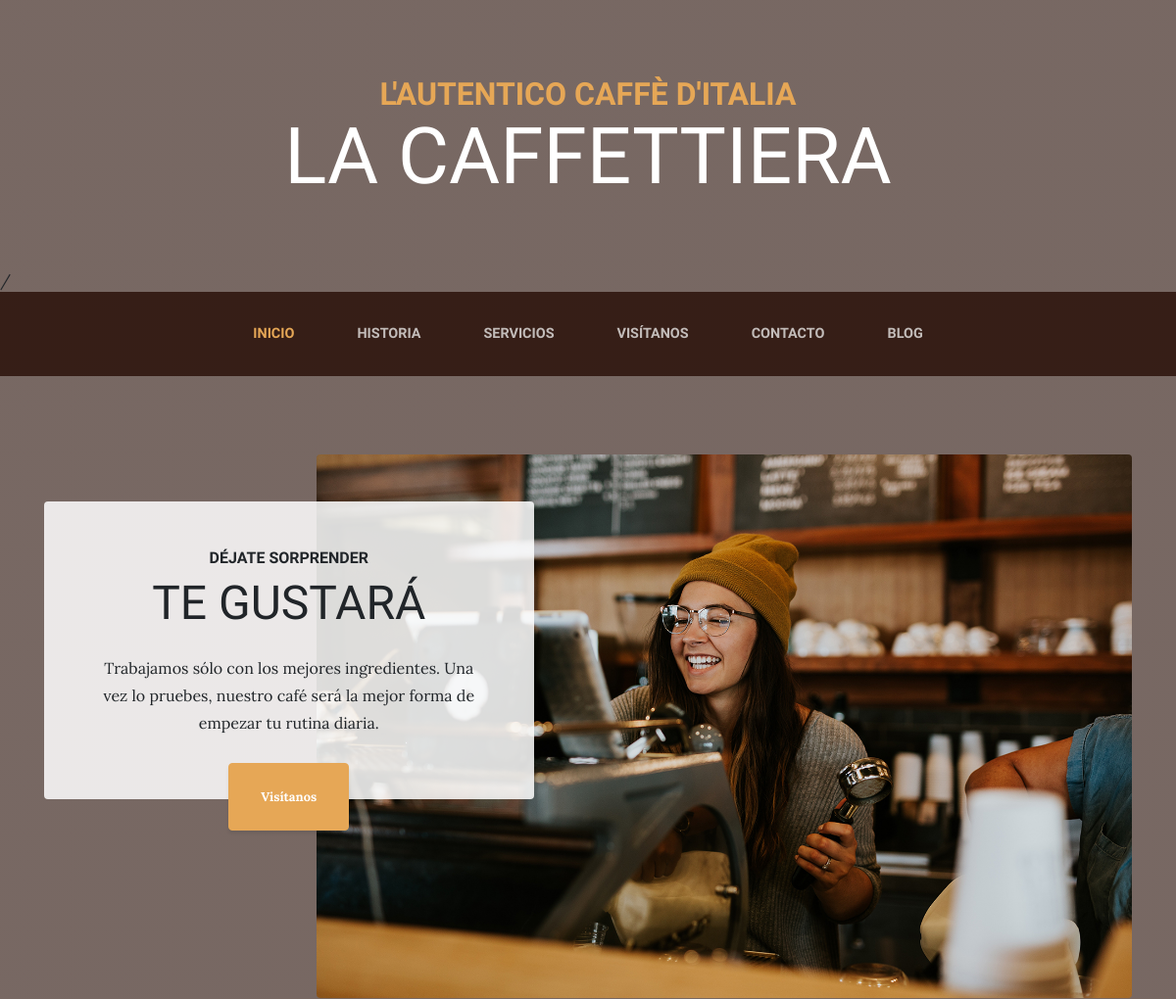
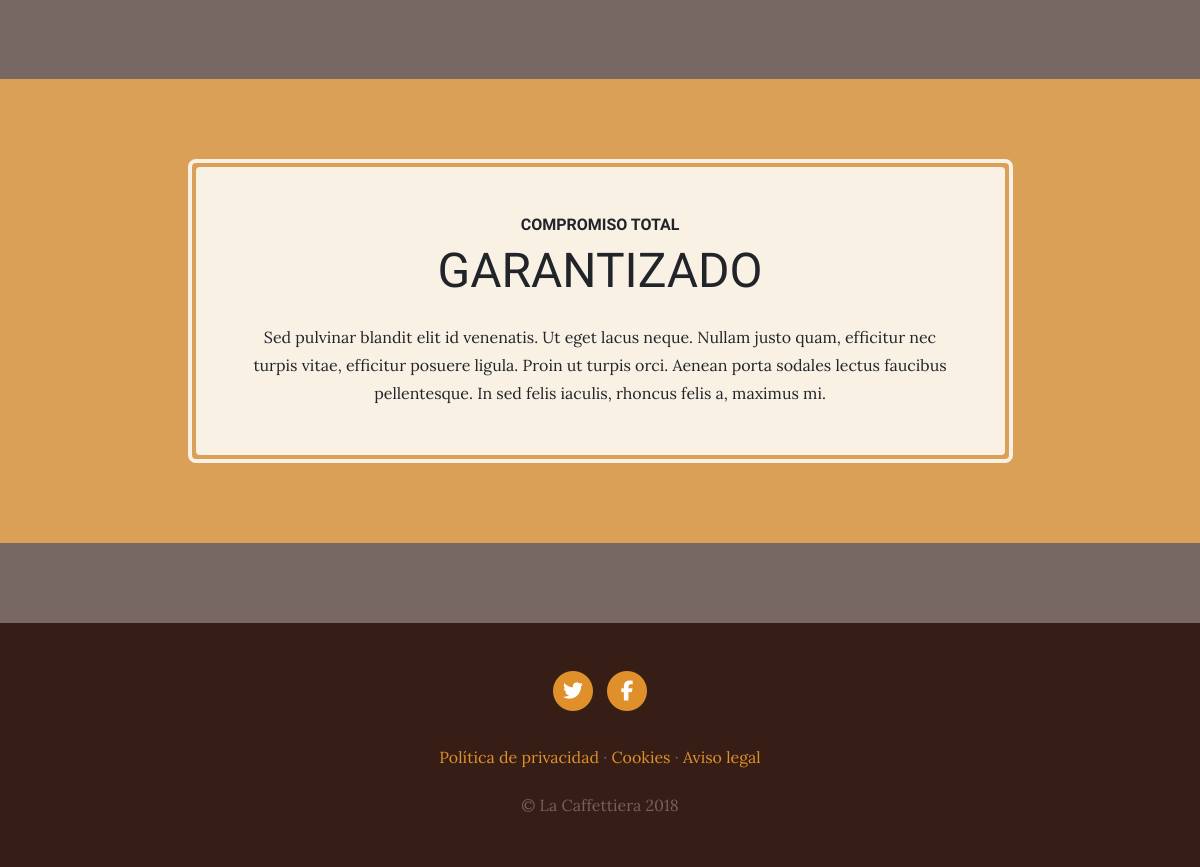
The page / on the database its author committed (2 pictures, top to bottom).
### pages/models.py (models this page shows, shortened)
class Page(models.Model):
    title = models.CharField(max_length = 200, verbose_name = 'Título')
    content = RichTextField(verbose_name = 'Contenido')
    order = models.SmallIntegerField(default = 0, verbose_name = 'Orden')
    created = models.DateTimeField(auto_now_add=True, verbose_name = 'Fecha de creación')
    updated = models.DateTimeField(auto_now=True, verbose_name = 'Fecha de edición')
    class Meta:
        verbose_name = 'Página'
        verbose_name_plural = 'Páginas'
        ordering = ['order', 'title'] # el guión es inverso

### core/views.py (the view)
# urls.py: path('', core_views.home, name='home'),
def home(request):
    return render(request, 'core/home.html')

### pages/templatetags/pages_extras.py (called while the page is built)
@register.simple_tag
def get_page_list():
    pages = Page.objects.all()
    return pages

### social/processors.py (called while the page is built)
def ctx_dict(request):
    ctx = {}
    links = Link.objects.all()
    for link in links:
        ctx[link.key] = link.url
    return ctx

### core/templates/core/home.html (shortened to what this page needs)
{% extends "core/base.html" %}
{% block content %}
<section class="page-section clearfix">
    <div class="container">
      <div class="intro">
        {% load static %}
        <img class="intro-img img-fluid mb-3 mb-lg-0 rounded" src="{% static 'core/img/intro.jpg' %}" alt="">
        <div class="intro-text left-0 text-center bg-faded p-5 rounded">
          <h2 class="section-heading mb-4">
            <span class="section-heading-upper">Déjate sorprender</span>
            <span class="section-heading-lower">Te gustará</span>
          </h2>
          <p class="mb-3">Trabajamos sólo con los mejores ingredientes. Una vez lo pruebes, nuestro café será la mejor forma de empezar tu rutina diaria.
          </p>
          <div class="intro-button mx-auto">
            <a class="btn btn-primary btn-xl" href="{% url 'store' %}">Visítanos</a>
          </div>
        </div>
      </div>
    </div>
  </section>
  <section class="page-section cta">
    <div class="container">
      <div class="row">
        <div class="col-xl-9 mx-auto">
          <div class="cta-inner text-center rounded">
            <h2 class="section-heading mb-4">
              <span class="section-heading-upper">Compromiso total</span>
              <span class="section-heading-lower">Garantizado</span>
            </h2>
            <p class="mb-0">Sed pulvinar blandit elit id venenatis. Ut eget lacus neque. Nullam justo quam, efficitur nec turpis vitae, efficitur posuere ligula. Proin ut turpis orci. Aenean porta sodales lectus faucibus pellentesque. In sed felis iaculis, rhoncus felis a, maximus mi.</p>
          </div>
        </div>
      </div>
    </div>
  </section>
{% endblock %}

### core/templates/core/base.html (shortened to what this page needs)
<!DOCTYPE html>
<html lang="en">
<head>
    {% load static %}
    <link href="{% static 'core/vendor/bootstrap/css/bootstrap.min.css' %}" rel="stylesheet">
    <link href="{% static 'core/vendor/font-awesome/css/font-awesome.min.css' %}" rel="stylesheet" type="text/css">
    <link href="{% static 'core/css/business-casual.css' %}" rel="stylesheet">
</head>
<body>
    <h1 class="site-heading text-center text-white d-none d-lg-block">
        <span class="site-heading-upper text-primary mb-3">L'autentico caffè d'italia</span>
        <span class="site-heading-lower">La Caffettiera</span>
      </h1>
       {{ request.path }}
      <nav class="navbar navbar-expand-lg navbar-dark py-lg-4" id="mainNav">
        <div class="container">
          <div class="collapse navbar-collapse" id="navbarResponsive">
            <ul class="navbar-nav mx-auto">
              <li class="nav-item {% if request.path == '/' %} active {% endif %} px-lg-4">
                <a class="nav-link text-uppercase text-expanded" href="{% url 'home' %}">Inicio</a>
              </li>
              <li class="nav-item {% if request.path == '/sobre-nosotros/' %} active {% endif %}  px-lg-4">
                <a class="nav-link text-uppercase text-expanded" href="{% url 'about' %}">Historia</a>
              </li>
              <li class="nav-item {% if request.path == '/servicios/' %} active {% endif %}  px-lg-4">
                <a class="nav-link text-uppercase text-expanded" href="{% url 'services' %}">Servicios</a>
              </li>
              <li class="nav-item {% if request.path == '/visitanos/' %} active {% endif %} px-lg-4">
                <a class="nav-link text-uppercase text-expanded" href="{% url 'store' %}">Visítanos</a>
              </li>
              <li class="nav-item {% if request.path == '/contacto/' %} active {% endif %}  px-lg-4">
                <a class="nav-link text-uppercase text-expanded" href="{% url 'contact' %}">Contacto</a>
              </li>
              <li class="nav-item {% if request.path|slice:":6" == '/blog/' %} active {% endif %} px-lg-4">
                <a class="nav-link text-uppercase text-expanded" href="{% url 'blog' %}">Blog</a>
              </li>
            </ul>
          </div>
        </div>
      </nav>
    {% block content %}
    {% endblock %}
    <footer class="footer text-faded text-center py-5">
      <div class="container">
        <p class="m-0">
          {% if LINK_X %}
	        <a href="{{LINK_X}}" class="link">
	          <span class="fa-stack fa-lg">
	            <i class="fa fa-circle fa-stack-2x"></i>
	            <i class="fa fa-twitter fa-stack-1x fa-inverse"></i>
	          </span>
	        </a>
          {% endif %}
          {% if LINK_FACEBOOK %}
          <a href="{{LINK_FACEBOOK}}" class="link">
	          <span class="fa-stack fa-lg">
	            <i class="fa fa-circle fa-stack-2x"></i>
	            <i class="fa fa-facebook fa-stack-1x fa-inverse"></i>
	          </span>
	        </a>
          {% endif %}
	    </p>
        <p class="m-0 mbt">
            {% load pages_extras %}
            {% get_page_list as page_list %}
            {% for page in page_list %}
              <a href="{% url 'page' page.id page.title|slugify %}" class="link">{{page.title}}</a>
              {% if not forloop.last%} · {% endif %}
            {% endfor %}
		</p>
        <p class="m-0 mbt1">&copy; La Caffettiera 2018</p>
      </div>
	</footer>
</body>
</html>

### core/static/core/css/business-casual.css (style rules this page uses)
body { font-family: 'Lora'; background: linear-gradient(rgba(47, 23, 15, 0.65), rgba(47, 23, 15, 0.65)), url("../img/bg.jpg"); background-attachment: fixed; background-position: center; background-size: cover; }
h1, h2, h3, h4, h5, h6 { font-family: 'Raleway'; }
p { line-height: 1.75; }
.text-faded { color: rgba(255, 255, 255, 0.3); }
.site-heading { margin-top: 5rem; margin-bottom: 5rem; text-transform: uppercase; line-height: 1; font-family: 'Raleway'; }
.site-heading .site-heading-upper { display: block; font-size: 2rem; font-weight: 800; }
.site-heading .site-heading-lower { font-size: 5rem; font-weight: 100; line-height: 4rem; }
.page-section { margin-top: 5rem; margin-bottom: 5rem; }
.section-heading { text-transform: uppercase; }
.section-heading .section-heading-upper { display: block; font-size: 1rem; font-weight: 800; padding-bottom:.5rem; }
.section-heading .section-heading-lower { display: block; font-size: 3rem; font-weight: 100; }
.bg-faded { background-color: rgba(255, 255, 255, 0.85); }
#mainNav { background-color: rgba(47, 23, 15, 0.9); font-family: 'Raleway'; }
#mainNav .navbar-nav .nav-item .nav-link { color: rgba(255, 255, 255, 0.7); font-weight: 800; }
#mainNav .navbar-nav .nav-item.active .nav-link { color: #e6a756; }
@media (min-width: 992px) { #mainNav .navbar-nav .nav-item .nav-link { font-size: 0.9rem; } }
.btn-xl { font-weight: 700; font-size: 0.8rem; padding-top: 1.5rem; padding-bottom: 1.5rem; padding-left: 2rem; padding-right: 2rem; }
.intro { position: relative; }
@media (min-width: 992px) { .intro .intro-img { width: 75%; float: right; } }
@media (min-width: 992px) { .intro .intro-text { left: 0; width: 60%; margin-top: 3rem; position: absolute; } }
@media (min-width: 992px) { .intro .intro-text .intro-button { width: 100%; left: 0; position: absolute; bottom: -2rem; } }
@media (min-width: 1200px) { .intro .intro-text { width: 45%; } }
.cta { padding-top: 5rem; padding-bottom: 5rem; background-color: rgba(230, 167, 86, 0.9); }
.cta .cta-inner { position: relative; padding: 3rem; margin: 0.5rem; background-color: rgba(255, 255, 255, 0.85); }
.cta .cta-inner:before { border-radius: 0.5rem; content: ''; position: absolute; top: -0.5rem; bottom: -0.5rem; left: -0.5rem; right: -0.5rem; border: 0.25rem solid rgba(255, 255, 255, 0.85); }
.footer { background-color: rgba(47, 23, 15, 0.9); }
.text-primary { color: #e6a756 !important; }
.btn { box-shadow: 0px 3px 3px 0px rgba(33, 37, 41, 0.1); }
.btn-primary { background-color: #e6a756; border-color: #e6a756; }
.mbt { padding-top: 2rem; }
.mbt1 { padding-top: 1.25rem; }
a.link { color: #df902a; }

### rows shown on the page
Page: title "Política de privacidad"
Page: title "Cookies"
Page: title "Aviso legal"

### other values the page prints
{{ request.path }} "/"
